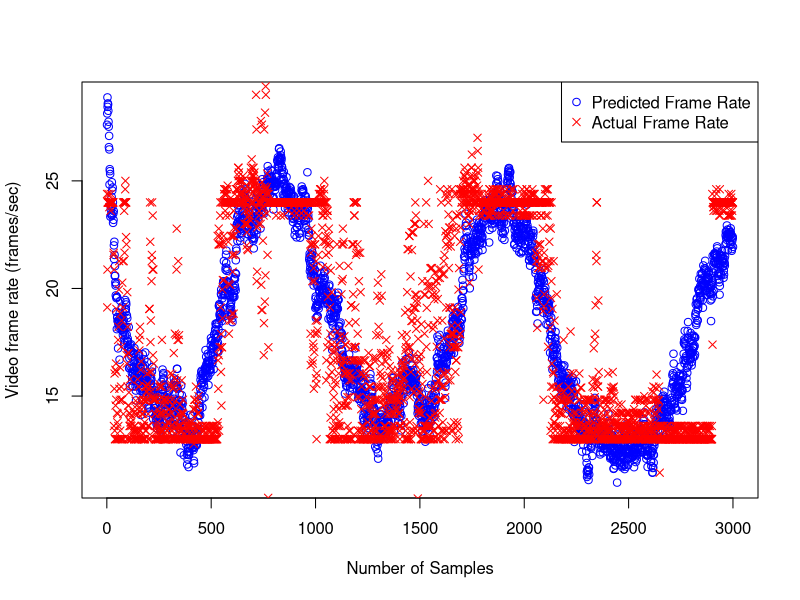
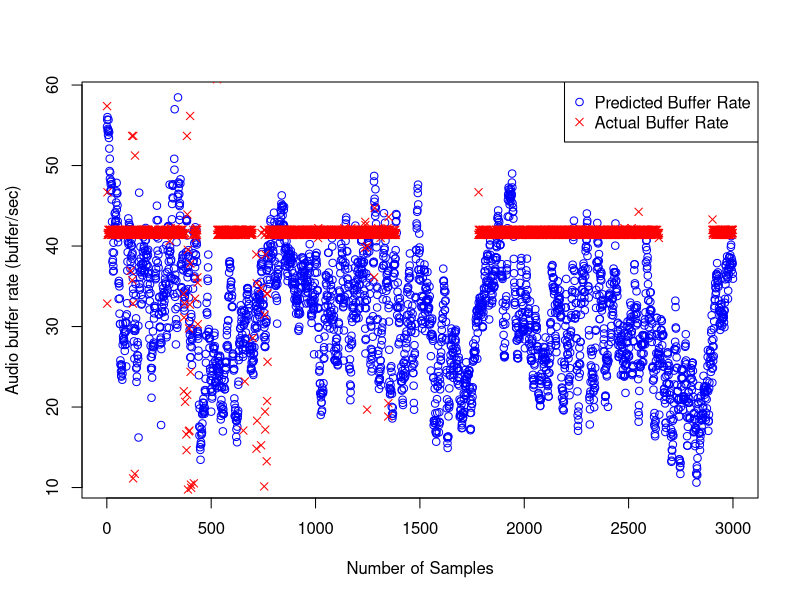
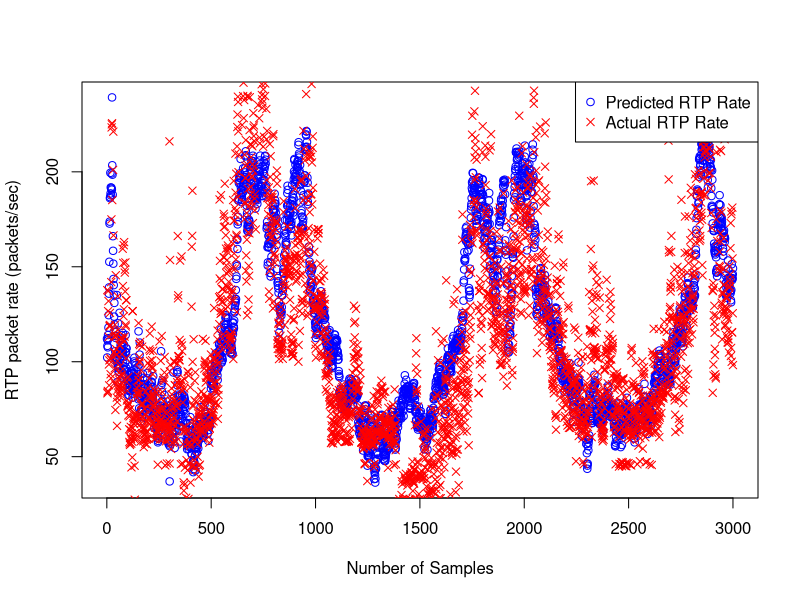
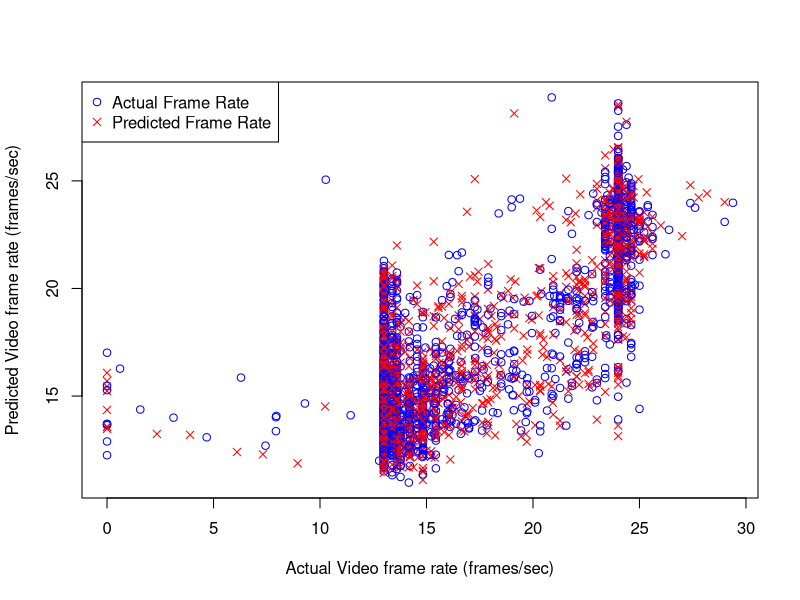
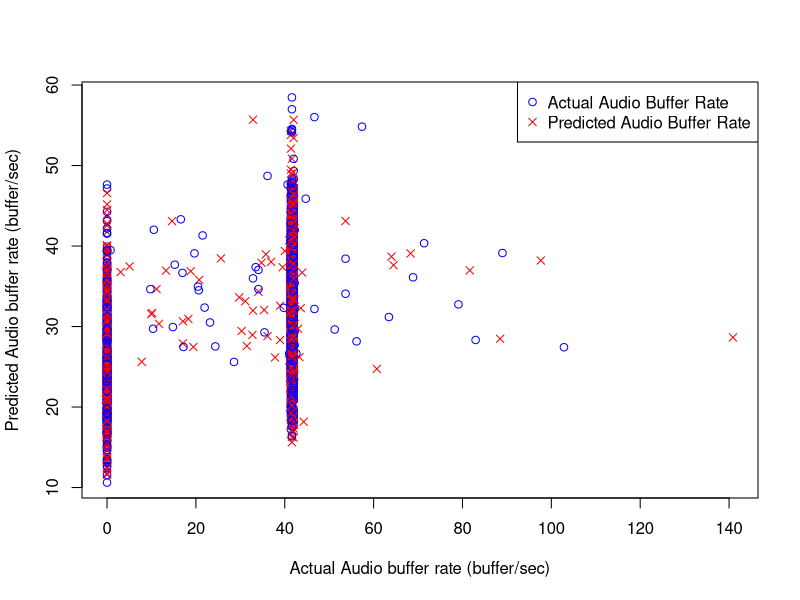
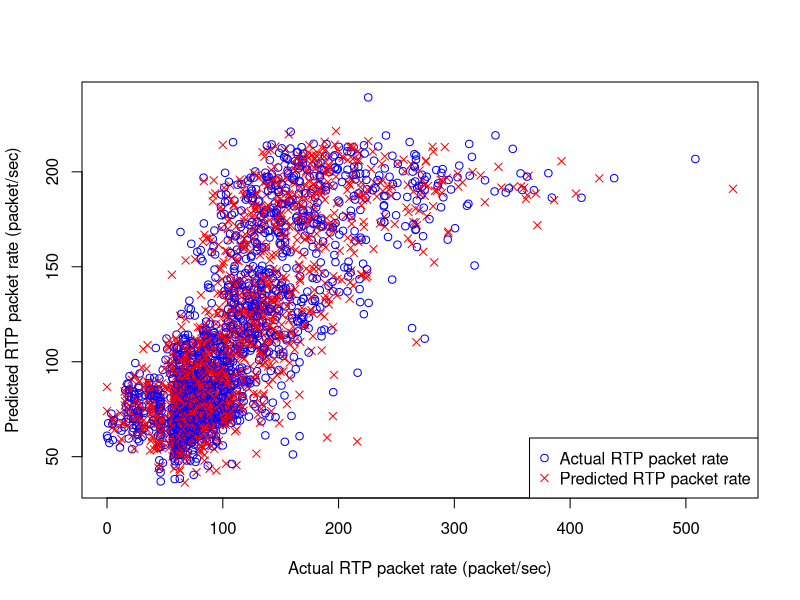

These figures' R source, in order:

# Read Data into X
periodic.x <- read.csv("X.csv")
# Read Data into Y.
periodic.y <- read.csv("Y.csv")


# Instead of choosing a sequential set, create a random set. (Replace = False.)
splitdata <- function(length,seed=NULL) {
  if(!is.null(seed)) {
    set.seed(seed)
  }
  index <- 1:length
  train.index.return <- sample(index, (0.7*length(index)) , replace=FALSE)
}

# Use any data to get a random training index. SEED = 29
train.index <- splitdata(nrow(periodic.x),29)

# Create the training sets.
periodic.training.x <- periodic.x[train.index,]
periodic.training.y <- periodic.y[train.index,]

# Create the test sets
periodic.test.x <- periodic.x[-train.index,]
periodic.test.y <- periodic.y[-train.index,]


################## Regression Method = Least Square Regression Method.


# Create a copy holder object.
combined.training.matrix <- periodic.training.x

# Append the response data columns in the predictor data set.

## Add DispFrames. 
combined.training.matrix <- cbind(combined.training.matrix, DispFrames = periodic.training.y$DispFrames)

## Add NoAudioPlayed
combined.training.matrix <- cbind(combined.training.matrix, NoAudioPlayed = periodic.training.y$NoAudioPlayed)

## Add NoRTPPkts
combined.training.matrix <- cbind(combined.training.matrix, NoRTPPkts = periodic.training.y$NoRTPPkts)


# Now perform the main linear regression tests.

## Regression For DispFrames.
lm.fit.DispFrames <- lm(DispFrames~.-NoAudioPlayed, combined.training.matrix)
lm.fit.DispFrames <- update(lm.fit.DispFrames, ~. -NoRTPPkts)
summary(lm.fit.DispFrames)

## Regression For NoAudioPlayed
lm.fit.NoAudioPlayed <-  lm(NoAudioPlayed~.-DispFrames, combined.training.matrix)
lm.fit.NoAudioPlayed <- update(lm.fit.NoAudioPlayed, ~. -NoRTPPkts)
summary(lm.fit.NoAudioPlayed)


## Regression for NoRTPPkts
lm.fit.NoRTPPkts <- lm(NoRTPPkts~.-NoAudioPlayed , combined.training.matrix)
lm.fit.NoRTPPkts <- update(lm.fit.NoRTPPkts, ~. -DispFrames)
summary(lm.fit.NoRTPPkts)

# Predict the values:
predicted.DispFrames <- predict(lm.fit.DispFrames,periodic.test.x)
predicted.NoAudioPlayed <- predict(lm.fit.NoAudioPlayed, periodic.test.x)
predicted.NoRTPPkts <- predict(lm.fit.NoRTPPkts, periodic.test.x)


################ Plotting Time Series Graph

# Now Create lot for the time series.

# DispFrames time series plot.,
png(file="dispframes_timeseries.png",width=500, height=400)
plot(predicted.DispFrames, col="blue", xlab="Number of Samples", ylab="Video frame rate (frames/sec)")
points(periodic.test.y[,'DispFrames'],col="red",pch = 4)
legend("topright",
       c("Predicted Frame Rate","Actual Frame Rate"), bty="o", col=c("blue", "red"), 
       horiz=FALSE, cex=1, pch=c(1,4))
dev.off()  

# No Audio Played Time Series Plot.
png(file="audioplayed_timeseries.png",width=500, height=400)
plot(predicted.NoAudioPlayed, col="blue", xlab="Number of Samples", ylab="Audio buffer rate (buffer/sec)")
points(periodic.test.y[,'NoAudioPlayed'],col="red",pch = 4)
legend("topright",
       c("Predicted Buffer Rate","Actual Buffer Rate"), bty="o", col=c("blue", "red"), 
       horiz=FALSE, cex=1, pch=c(1,4))
dev.off()

# NoRTPPkts Time series Plot.
png(file="rtppacket_timeseries.png",width=500, height=400)
plot(predicted.NoRTPPkts, col="blue", xlab="Number of Samples", ylab="RTP packet rate (packets/sec)")
points(periodic.test.y[,'NoRTPPkts'], col="red", pch=4)
legend("topright",
       c("Predicted RTP Rate","Actual RTP Rate"), bty="o", col=c("blue", "red"), 
       horiz=FALSE, cex=1, pch=c(1,4))
dev.off()




############# Plotting Against Each Other.

# Creating combined graphs.
combined.DispFrames <- cbind(predicted = predicted.DispFrames, actual = periodic.test.y[,'DispFrames'])
combined.NoAudioPlayed <- cbind(predicted = predicted.NoAudioPlayed, actual = periodic.test.y[,'NoAudioPlayed'])
combined.NoRTPPkts <- cbind(predicted = predicted.NoRTPPkts, actual = periodic.test.y[,'NoRTPPkts'])

#DispFrames.
png(file="dispframes_comparison.png",width=500, height=400)
plot(combined.DispFrames[,'actual'],combined.DispFrames[,'predicted'], col=c('blue','red'), xlab="Actual Video frame rate (frames/sec)", ylab="Predicted Video frame rate (frames/sec)", pch=c(1,4))
legend("topleft",
       c("Actual Frame Rate","Predicted Frame Rate"), bty="o", col=c("blue", "red"), 
       horiz=FALSE, cex=1, pch=c(1,4))
dev.off()


#NoAudioPlayed
png(file="audioplayed_comparison.png",width=500, height=400)
plot(combined.NoAudioPlayed[,'actual'],combined.NoAudioPlayed[,'predicted'], col=c('blue','red'), xlab="Actual Audio buffer rate (buffer/sec)", ylab="Predicted Audio buffer rate (buffer/sec)", pch=c(1,4))
legend("topright",
       c("Actual Audio Buffer Rate","Predicted Audio Buffer Rate"), bty="o", col=c("blue", "red"), 
       horiz=FALSE, cex=1, pch=c(1,4))
dev.off()

#NoRTPPkts
png(file="rtppacket_comparison.png",width=500, height=400)
plot(combined.NoRTPPkts[,'actual'],combined.NoRTPPkts[,'predicted'], col=c('blue','red'), xlab="Actual RTP packet rate (packet/sec)", ylab="Predicted RTP packet rate (packet/sec)", pch=c(1,4))
legend("bottomright",
       c("Actual RTP packet rate","Predicted RTP packet rate"), bty="o", col=c("blue", "red"), 
       horiz=FALSE, cex=1, pch=c(1,4))
dev.off()


########### Normalized Mean Absolute Error.

# NMAE DispFrames.
diff.DispFrames <- combined.DispFrames[, "actual"] - combined.DispFrames[, "predicted"]
diff.DispFrames <- abs(diff.DispFrames)
error.DispFrames <- mean(diff.DispFrames)/mean(combined.DispFrames[, "actual"])
# execution-time.
exe.DispFrames.time <- system.time(lm(DispFrames~.-NoAudioPlayed -NoRTPPkts, combined.training.matrix))

# NMAE NoAudioPlayed
diff.NoAudioPlayed <- combined.NoAudioPlayed[, "actual"] - combined.NoAudioPlayed[, "predicted"]
diff.NoAudioPlayed <- abs(diff.NoAudioPlayed)
error.NoAudioPlayed <- mean(diff.NoAudioPlayed)/mean(combined.NoAudioPlayed[, "actual"])
#execution-time.
exe.NoAudioPlayed.time <- system.time(lm(NoAudioPlayed~.-DispFrames -NoRTPPkts, combined.training.matrix))

# NMAE NoRTPPkts
diff.NoRTPPkts <- combined.NoRTPPkts[, "actual"] - combined.NoRTPPkts[, "predicted"]
diff.NoRTPPkts <- abs(diff.NoRTPPkts)
error.NoRTPPkts <- mean(diff.NoRTPPkts)/mean(combined.NoRTPPkts[, "actual"])
# execution-time
exe.NoRTPPkts.time <- system.time(lm(NoRTPPkts~.-NoAudioPlayed -DispFrames, combined.training.matrix))
